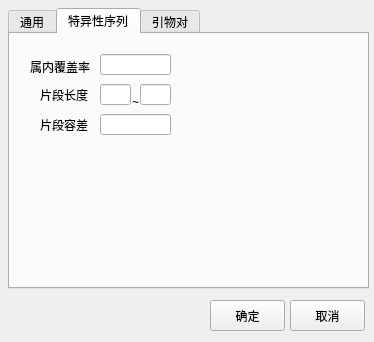
<?xml version="1.0" encoding="UTF-8"?>
<ui version="4.0">
 <class>DialogSettingProperties</class>
 <widget class="QDialog" name="DialogSettingProperties">
  <property name="geometry">
   <rect>
    <x>0</x>
    <y>0</y>
    <width>374</width>
    <height>342</height>
   </rect>
  </property>
  <property name="sizePolicy">
   <sizepolicy hsizetype="Fixed" vsizetype="Fixed">
    <horstretch>0</horstretch>
    <verstretch>0</verstretch>
   </sizepolicy>
  </property>
  <property name="minimumSize">
   <size>
    <width>374</width>
    <height>342</height>
   </size>
  </property>
  <property name="maximumSize">
   <size>
    <width>374</width>
    <height>342</height>
   </size>
  </property>
  <property name="windowTitle">
   <string>首选项</string>
  </property>
  <widget class="QTabWidget" name="tabWidget">
   <property name="geometry">
    <rect>
     <x>8</x>
     <y>8</y>
     <width>361</width>
     <height>281</height>
    </rect>
   </property>
   <property name="currentIndex">
    <number>1</number>
   </property>
   <widget class="QWidget" name="tab">
    <attribute name="title">
     <string>通用</string>
    </attribute>
    <widget class="QGroupBox" name="groupBox">
     <property name="geometry">
      <rect>
       <x>10</x>
       <y>20</y>
       <width>331</width>
       <height>71</height>
      </rect>
     </property>
     <property name="title">
      <string>输入文件</string>
     </property>
     <widget class="QPushButton" name="pushButton">
      <property name="geometry">
       <rect>
        <x>290</x>
        <y>10</y>
        <width>30</width>
        <height>23</height>
       </rect>
      </property>
      <property name="text">
       <string>...</string>
      </property>
     </widget>
     <widget class="QLabel" name="label">
      <property name="geometry">
       <rect>
        <x>10</x>
        <y>15</y>
        <width>71</width>
        <height>16</height>
       </rect>
      </property>
      <property name="text">
       <string>目标属目录</string>
      </property>
     </widget>
     <widget class="QLabel" name="label_2">
      <property name="geometry">
       <rect>
        <x>10</x>
        <y>45</y>
        <width>71</width>
        <height>16</height>
       </rect>
      </property>
      <property name="text">
       <string>模板文件夹</string>
      </property>
     </widget>
     <widget class="QPushButton" name="pushButton_2">
      <property name="geometry">
       <rect>
        <x>290</x>
        <y>39</y>
        <width>30</width>
        <height>23</height>
       </rect>
      </property>
      <property name="text">
       <string>...</string>
      </property>
     </widget>
     <widget class="QLineEdit" name="lineEdit">
      <property name="geometry">
       <rect>
        <x>80</x>
        <y>11</y>
        <width>211</width>
        <height>21</height>
       </rect>
      </property>
     </widget>
     <widget class="QLineEdit" name="lineEdit_2">
      <property name="geometry">
       <rect>
        <x>80</x>
        <y>40</y>
        <width>211</width>
        <height>21</height>
       </rect>
      </property>
     </widget>
    </widget>
   </widget>
   <widget class="QWidget" name="tab_2">
    <attribute name="title">
     <string>特异性序列</string>
    </attribute>
    <widget class="QLabel" name="label_4">
     <property name="geometry">
      <rect>
       <x>30</x>
       <y>55</y>
       <width>54</width>
       <height>12</height>
      </rect>
     </property>
     <property name="text">
      <string>片段长度</string>
     </property>
    </widget>
    <widget class="QLabel" name="label_6">
     <property name="geometry">
      <rect>
       <x>30</x>
       <y>85</y>
       <width>54</width>
       <height>12</height>
      </rect>
     </property>
     <property name="text">
      <string>片段容差</string>
     </property>
    </widget>
    <widget class="QLineEdit" name="lineEdit_6">
     <property name="geometry">
      <rect>
       <x>90</x>
       <y>80</y>
       <width>71</width>
       <height>21</height>
      </rect>
     </property>
    </widget>
    <widget class="QLineEdit" name="lineEdit_3">
     <property name="geometry">
      <rect>
       <x>90</x>
       <y>20</y>
       <width>71</width>
       <height>21</height>
      </rect>
     </property>
    </widget>
    <widget class="QLineEdit" name="lineEdit_4">
     <property name="geometry">
      <rect>
       <x>90</x>
       <y>50</y>
       <width>31</width>
       <height>21</height>
      </rect>
     </property>
    </widget>
    <widget class="QLineEdit" name="lineEdit_5">
     <property name="geometry">
      <rect>
       <x>130</x>
       <y>50</y>
       <width>31</width>
       <height>21</height>
      </rect>
     </property>
    </widget>
    <widget class="QLabel" name="label_3">
     <property name="geometry">
      <rect>
       <x>20</x>
       <y>25</y>
       <width>61</width>
       <height>16</height>
      </rect>
     </property>
     <property name="text">
      <string>属内覆盖率</string>
     </property>
    </widget>
    <widget class="QLabel" name="label_5">
     <property name="geometry">
      <rect>
       <x>122</x>
       <y>60</y>
       <width>16</width>
       <height>16</height>
      </rect>
     </property>
     <property name="text">
      <string>~</string>
     </property>
    </widget>
   </widget>
   <widget class="QWidget" name="tab_3">
    <attribute name="title">
     <string>引物对</string>
    </attribute>
    <widget class="QLabel" name="label_7">
     <property name="geometry">
      <rect>
       <x>20</x>
       <y>25</y>
       <width>54</width>
       <height>12</height>
      </rect>
     </property>
     <property name="text">
      <string>产物长度</string>
     </property>
    </widget>
    <widget class="QLabel" name="label_8">
     <property name="geometry">
      <rect>
       <x>20</x>
       <y>55</y>
       <width>54</width>
       <height>12</height>
      </rect>
     </property>
     <property name="text">
      <string>补充长度</string>
     </property>
    </widget>
    <widget class="QLineEdit" name="lineEdit_8">
     <property name="geometry">
      <rect>
       <x>70</x>
       <y>50</y>
       <width>91</width>
       <height>21</height>
      </rect>
     </property>
    </widget>
    <widget class="QLineEdit" name="lineEdit_7">
     <property name="geometry">
      <rect>
       <x>70</x>
       <y>20</y>
       <width>91</width>
       <height>21</height>
      </rect>
     </property>
    </widget>
   </widget>
  </widget>
  <widget class="QPushButton" name="pushButton_3">
   <property name="geometry">
    <rect>
     <x>210</x>
     <y>300</y>
     <width>75</width>
     <height>31</height>
    </rect>
   </property>
   <property name="text">
    <string>确定</string>
   </property>
  </widget>
  <widget class="QPushButton" name="pushButton_4">
   <property name="geometry">
    <rect>
     <x>290</x>
     <y>300</y>
     <width>75</width>
     <height>31</height>
    </rect>
   </property>
   <property name="text">
    <string>取消</string>
   </property>
  </widget>
 </widget>
 <resources/>
 <connections>
  <connection>
   <sender>pushButton_3</sender>
   <signal>clicked()</signal>
   <receiver>DialogSettingProperties</receiver>
   <slot>accept()</slot>
   <hints>
    <hint type="sourcelabel">
     <x>225</x>
     <y>311</y>
    </hint>
    <hint type="destinationlabel">
     <x>85</x>
     <y>336</y>
    </hint>
   </hints>
  </connection>
  <connection>
   <sender>pushButton_4</sender>
   <signal>clicked()</signal>
   <receiver>DialogSettingProperties</receiver>
   <slot>reject()</slot>
   <hints>
    <hint type="sourcelabel">
     <x>334</x>
     <y>310</y>
    </hint>
    <hint type="destinationlabel">
     <x>370</x>
     <y>303</y>
    </hint>
   </hints>
  </connection>
 </connections>
</ui>
